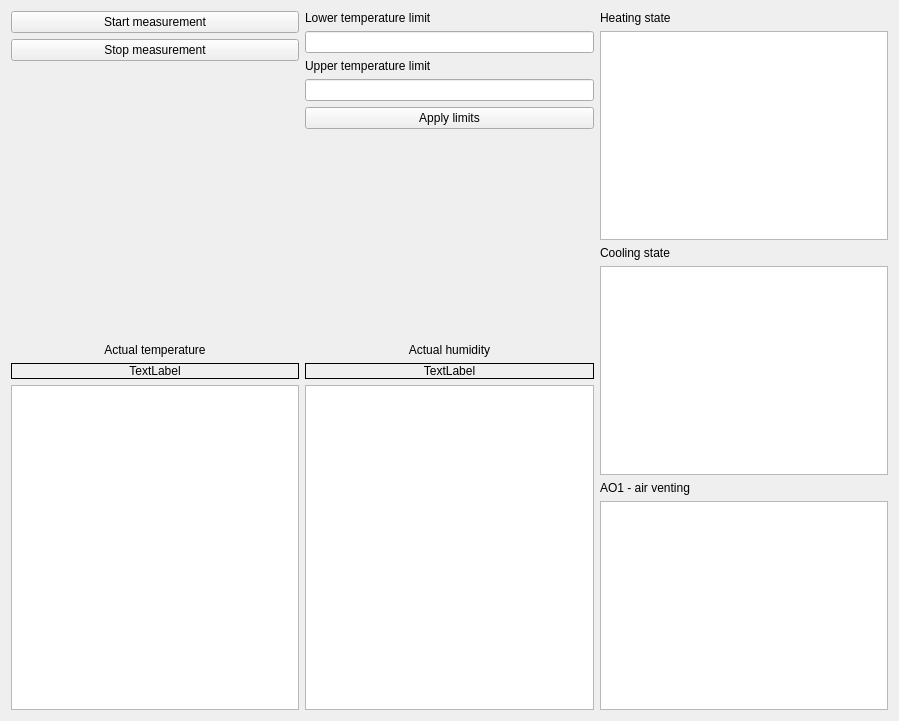
<?xml version="1.0" encoding="UTF-8"?>
<ui version="4.0">
 <class>frm_main</class>
 <widget class="QWidget" name="frm_main">
  <property name="geometry">
   <rect>
    <x>0</x>
    <y>0</y>
    <width>899</width>
    <height>721</height>
   </rect>
  </property>
  <property name="windowTitle">
   <string>Sensor processor</string>
  </property>
  <layout class="QGridLayout" name="gridLayout">
   <item row="0" column="0">
    <layout class="QVBoxLayout" name="verticalLayout">
     <item>
      <layout class="QVBoxLayout" name="verticalLayout_4">
       <item>
        <widget class="QPushButton" name="btn_Start">
         <property name="text">
          <string>Start measurement</string>
         </property>
        </widget>
       </item>
       <item>
        <widget class="QPushButton" name="btn_Stop">
         <property name="text">
          <string>Stop measurement</string>
         </property>
        </widget>
       </item>
       <item>
        <spacer name="verticalSpacer">
         <property name="orientation">
          <enum>Qt::Vertical</enum>
         </property>
         <property name="sizeHint" stdset="0">
          <size>
           <width>20</width>
           <height>40</height>
          </size>
         </property>
        </spacer>
       </item>
      </layout>
     </item>
     <item>
      <widget class="QLabel" name="lbl_Temp_Title">
       <property name="text">
        <string>Actual temperature</string>
       </property>
       <property name="alignment">
        <set>Qt::AlignCenter</set>
       </property>
      </widget>
     </item>
     <item>
      <widget class="QLabel" name="lbl_Temp_Value">
       <property name="frameShape">
        <enum>QFrame::Box</enum>
       </property>
       <property name="text">
        <string>TextLabel</string>
       </property>
       <property name="alignment">
        <set>Qt::AlignCenter</set>
       </property>
      </widget>
     </item>
     <item>
      <widget class="QGraphicsView" name="gr_Temperature">
       <property name="sizePolicy">
        <sizepolicy hsizetype="Expanding" vsizetype="Expanding">
         <horstretch>0</horstretch>
         <verstretch>0</verstretch>
        </sizepolicy>
       </property>
      </widget>
     </item>
    </layout>
   </item>
   <item row="0" column="3">
    <layout class="QVBoxLayout" name="verticalLayout_3">
     <item>
      <widget class="QLabel" name="lbl_Heat_Title">
       <property name="text">
        <string>Heating state</string>
       </property>
      </widget>
     </item>
     <item>
      <widget class="QGraphicsView" name="gr_Heat_State"/>
     </item>
     <item>
      <widget class="QLabel" name="lbl_Cooling">
       <property name="text">
        <string>Cooling state</string>
       </property>
      </widget>
     </item>
     <item>
      <widget class="QGraphicsView" name="gr_Cooling_state"/>
     </item>
     <item>
      <widget class="QLabel" name="lbl_Ao1">
       <property name="text">
        <string>AO1 - air venting</string>
       </property>
      </widget>
     </item>
     <item>
      <widget class="QGraphicsView" name="gr_Venting"/>
     </item>
    </layout>
   </item>
   <item row="0" column="2">
    <layout class="QVBoxLayout" name="verticalLayout_2">
     <item>
      <layout class="QVBoxLayout" name="verticalLayout_5">
       <item>
        <widget class="QLabel" name="lbl_Lower_Temp_Title">
         <property name="text">
          <string>Lower temperature limit</string>
         </property>
        </widget>
       </item>
       <item>
        <widget class="QLineEdit" name="inp_Lower_Temp">
         <property name="enabled">
          <bool>true</bool>
         </property>
        </widget>
       </item>
       <item>
        <widget class="QLabel" name="lbl_Upper_Temp_Title">
         <property name="text">
          <string>Upper temperature limit</string>
         </property>
        </widget>
       </item>
       <item>
        <widget class="QLineEdit" name="inp_Upper_Temp">
         <property name="enabled">
          <bool>true</bool>
         </property>
        </widget>
       </item>
       <item>
        <widget class="QPushButton" name="btn_Apply_Limit">
         <property name="enabled">
          <bool>true</bool>
         </property>
         <property name="text">
          <string>Apply limits</string>
         </property>
        </widget>
       </item>
       <item>
        <spacer name="verticalSpacer_2">
         <property name="orientation">
          <enum>Qt::Vertical</enum>
         </property>
         <property name="sizeHint" stdset="0">
          <size>
           <width>20</width>
           <height>40</height>
          </size>
         </property>
        </spacer>
       </item>
      </layout>
     </item>
     <item>
      <widget class="QLabel" name="lbl_Humidity_Title">
       <property name="text">
        <string>Actual humidity</string>
       </property>
       <property name="alignment">
        <set>Qt::AlignCenter</set>
       </property>
      </widget>
     </item>
     <item>
      <widget class="QLabel" name="lbl_Humidity_Value">
       <property name="frameShape">
        <enum>QFrame::Box</enum>
       </property>
       <property name="text">
        <string>TextLabel</string>
       </property>
       <property name="alignment">
        <set>Qt::AlignCenter</set>
       </property>
      </widget>
     </item>
     <item>
      <widget class="QGraphicsView" name="gr_Humidity">
       <property name="sizePolicy">
        <sizepolicy hsizetype="Expanding" vsizetype="Expanding">
         <horstretch>0</horstretch>
         <verstretch>0</verstretch>
        </sizepolicy>
       </property>
      </widget>
     </item>
    </layout>
   </item>
  </layout>
 </widget>
 <resources/>
 <connections/>
</ui>
